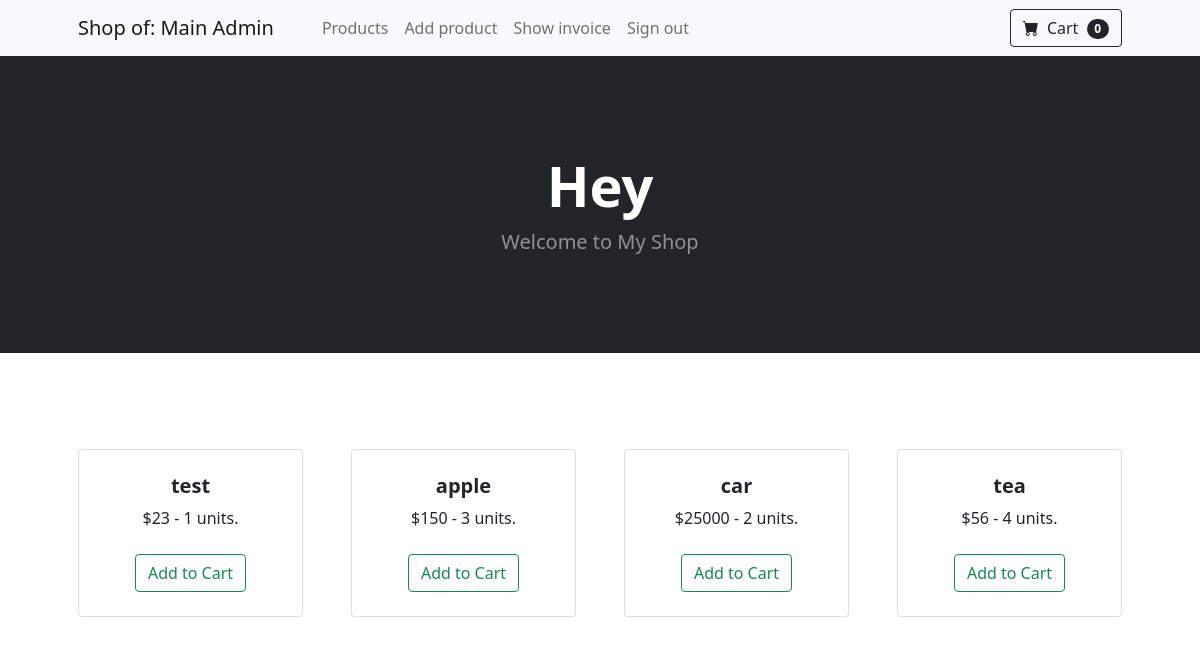
/php_apps/my_shop/products.php (signed in), run on the app's committed database.
### tables this page shows
CREATE TABLE `product` (
  `id` int(11) NOT NULL,
  `name` varchar(200) NOT NULL,
  `unit` double NOT NULL,
  `price_per_unit` double NOT NULL
);

### php_apps/my_shop/products_list.php (the view)
<?php
$products_sql = "select * from product";
$result = mysqli_query($conn, $products_sql);
$products_view = '';
while($product = mysqli_fetch_assoc($result)){
    $products_view .= '
        <div class="col mb-5">
            <div class="card h-100">
                <div class="card-body p-4">
                    <div class="text-center">
                        <h5 class="fw-bolder">'.$product['name'].'</h5>
                        $'.$product['price_per_unit'].' - '.$product['unit'].' units.
                    </div>
                </div>
                <div class="card-footer p-4 pt-0 border-top-0 bg-transparent">
                    <div class="text-center"><a class="btn btn-outline-success mt-auto" href="add_to_cart.php?id='.$product['id'].'">Add to Cart</a></div>
                </div>
            </div>
        </div>
    ';
}
$products_container = '
<section class="py-5">
    <div class="container px-4 px-lg-5 mt-5">
        <div class="row gx-4 gx-lg-5 row-cols-2 row-cols-md-3 row-cols-xl-4 justify-content-center">
            '.$products_view.'
        </div>
    </div>
</section>
';
    ?>

### data on the page
product: name "test", price_per_unit "23", unit "1"
product: name "apple", price_per_unit "150", unit "3"
product: name "car", price_per_unit "25000", unit "2"
product: name "tea", price_per_unit "56", unit "4"

### other printed values
$shopName "Shop of: Main Admin"
$cartProductNumber "0"
$title "Welcome to My Shop"
